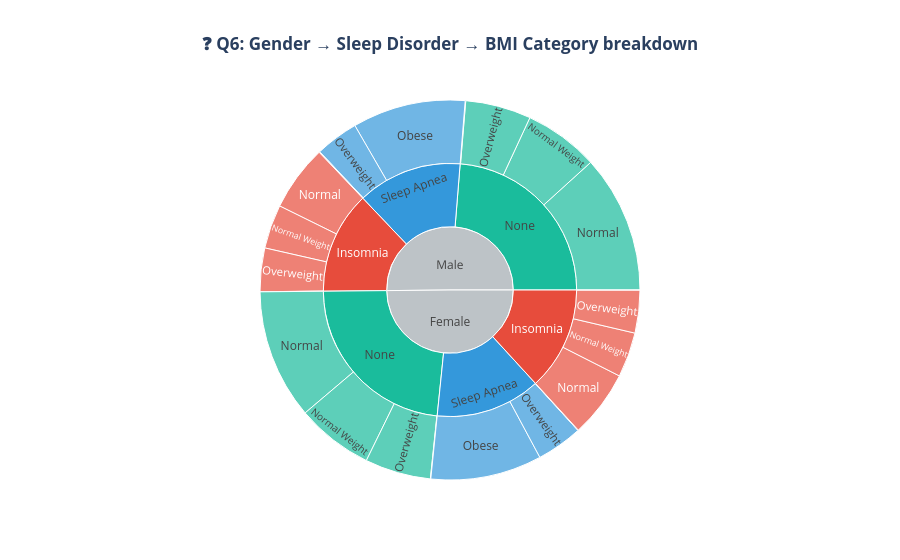

The notebook cell this image was saved under:
### Code cell
# Q6: Gender deep dive — who has it worse?
gender_metrics = df.groupby(['Gender', 'Sleep Disorder']).agg(
    Avg_Quality=('Quality of Sleep', 'mean'),
    Avg_Stress=('Stress Level', 'mean'),
    Avg_Activity=('Physical Activity Level', 'mean'),
    Count=('Gender', 'count')
).round(2).reset_index()

fig = px.sunburst(df, path=['Gender', 'Sleep Disorder', 'BMI Category'],
                  values=None,
                  title='<b>❓ Q6: Gender → Sleep Disorder → BMI Category breakdown</b>',
                  color='Sleep Disorder',
                  color_discrete_map={'None': '#1ABC9C', 'Insomnia': '#E74C3C',
                                      'Sleep Apnea': '#3498DB', '(?)': '#BDC3C7'})
fig.update_layout(title_x=0.5)
fig.show()
print('Drill into slices: Males with Overweight BMI dominate the Sleep Apnea segment.')

### Figure 1 — Plotly figure (JSON) as saved in the notebook; plotly's stock layout.template omitted (floating-point values rounded to 4 significant figures)
{"data": [{"branchvalues": "total", "customdata": [["(?)"], ["(?)"], ["Insomnia"], ["Insomnia"], ["Insomnia"], ["Insomnia"], ["Insomnia"], ["Insomnia"], ["Insomnia"], ["Insomnia"], ["Insomnia"], ["Insomnia"], ["None"], ["None"], ["None"], ["None"], ["None"], ["None"], ["None"], ["None"], ["None"], ["None"], ["Sleep Apnea"], ["Sleep Apnea"], ["Sleep Apnea"], ["Sleep Apnea"], ["Sleep Apnea"], ["Sleep Apnea"], ["Sleep Apnea"], ["Sleep Apnea"], ["Sleep Apnea"], ["Sleep Apnea"]], "domain": {"x": [0, 1], "y": [0, 1]}, "hovertemplate": "labels=%{label}<br>count=%{value}<br>parent=%{parent}<br>id=%{id}<br>Sleep Disorder=%{customdata[0]}<extra></extra>", "ids": ["Female", "Male", "Female/Insomnia", "Male/Insomnia", "Male/Insomnia/Obese", "Female/Insomnia/Obese", "Male/Insomnia/Normal Weight", "Female/Insomnia/Normal Weight", "Male/Insomnia/Normal", "Female/Insomnia/Overweight", "Female/Insomnia/Normal", "Male/Insomnia/Overweight", "Female/None/Obese", "Female/None/Normal Weight", "Female/None/Normal", "Female/None", "Male/None", "Male/None/Overweight", "Male/None/Obese", "Female/None/Overweight", "Male/None/Normal", "Male/None/Normal Weight", "Male/Sleep Apnea/Normal Weight", "Female/Sleep Apnea/Normal", "Male/Sleep Apnea/Obese", "Male/Sleep Apnea/Overweight", "Female/Sleep Apnea/Normal Weight", "Female/Sleep Apnea/Overweight", "Female/Sleep Apnea/Obese", "Male/Sleep Apnea", "Female/Sleep Apnea", "Male/Sleep Apnea/Normal"], "labels": ["Female", "Male", "Insomnia", "Insomnia", "Obese", "Obese", "Normal Weight", "Normal Weight", "Normal", "Overweight", "Normal", "Overweight", "Obese", "Normal Weight", "Normal", "None", "None", "Overweight", "Obese", "Overweight", "Normal", "Normal Weight", "Normal Weight", "Normal", "Obese", "Overweight", "Normal Weight", "Overweight", "Obese", "Sleep Apnea", "Sleep Apnea", "Normal"], "marker": {"colors": ["#BDC3C7", "#BDC3C7", "#E74C3C", "#E74C3C", "#E74C3C", "#E74C3C", "#E74C3C", "#E74C3C", "#E74C3C", "#E74C3C", "#E74C3C", "#E74C3C", "#1ABC9C", "#1ABC9C", "#1ABC9C", "#1ABC9C", "#1ABC9C", "#1ABC9C", "#1ABC9C", "#1ABC9C", "#1ABC9C", "#1ABC9C", "#3498DB", "#3498DB", "#3498DB", "#3498DB", "#3498DB", "#3498DB", "#3498DB", "#3498DB", "#3498DB", "#3498DB"]}, "name": "", "parents": ["", "", "Female", "Male", "Male/Insomnia", "Female/Insomnia", "Male/Insomnia", "Female/Insomnia", "Male/Insomnia", "Female/Insomnia", "Female/Insomnia", "Male/Insomnia", "Female/None", "Female/None", "Female/None", "Female", "Male", "Male/None", "Male/None", "Female/None", "Male/None", "Male/None", "Male/Sleep Apnea", "Female/Sleep Apnea", "Male/Sleep Apnea", "Male/Sleep Apnea", "Female/Sleep Apnea", "Female/Sleep Apnea", "Female/Sleep Apnea", "Male", "Female", "Male/Sleep Apnea"], "type": "sunburst", "values": [26169, 26331, 6930, 6856, 6, 4, 1961, 2008, 2946, 1910, 3008, 1943, 17, 3435, 5798, 12196, 12455, 2933, 24, 2946, 6156, 3342, 12, 14, 5052, 1931, 8, 2055, 4966, 7020, 7043, 25]}], "layout": {"legend": {"tracegroupgap": 0}, "title": {"text": "<b>❓ Q6: Gender → Sleep Disorder → BMI Category breakdown</b>", "x": 0.5}}}
